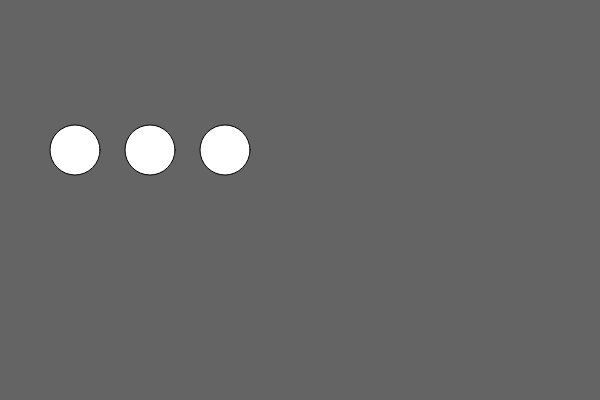
Frame 1 (no input)
Frame 60 (no input): identical to frame 1, image omitted
Frame 120 (the mouse pressed at the canvas centre since frame 60): identical to frame 1, image omitted

The p5.js sketch that drew this single still picture (run headless with seeded random() and noise() and a simulated clock; from frame 60 on, the mouse is pressed at the canvas centre):

// p5.js sketch
// ── sketch.js
let bubble1;
let bubble2;


function setup() {
  createCanvas(600, 400);
  bubble1 = new Bubble(200, 200, 40);
  bubble2 = new Bubble(400, 200, 20);

}

/* function draw() {
  background(220);
  bubble1.move();
  bubble1.show();
  bubble2.move();
  bubble2.show();
} */

/* function draw() {
  background(100);
  
  for (let circleX = 75; circleX <= 225; circleX += 75) {
    circle(circleX, 150, 50);
  }
} */

function draw() {
  background(100);
  
  for (let circleX = 75; circleX <= 225; circleX += 75) {
    circle(circleX, 150, 50);
  }
}

class Bubble {
  constructor(x, y) {
    this.x = 200;
    this.y = 150;
  }
  
  move() {
    this.x = this.x + random(-5, 5);
    this.y = this.y + random(-5, 5)
  }
  show() {
    stroke(255);
    strokeWeight(4);
    noFill();
    ellipse(this.x, this.y, 24, 24);
  }

}
